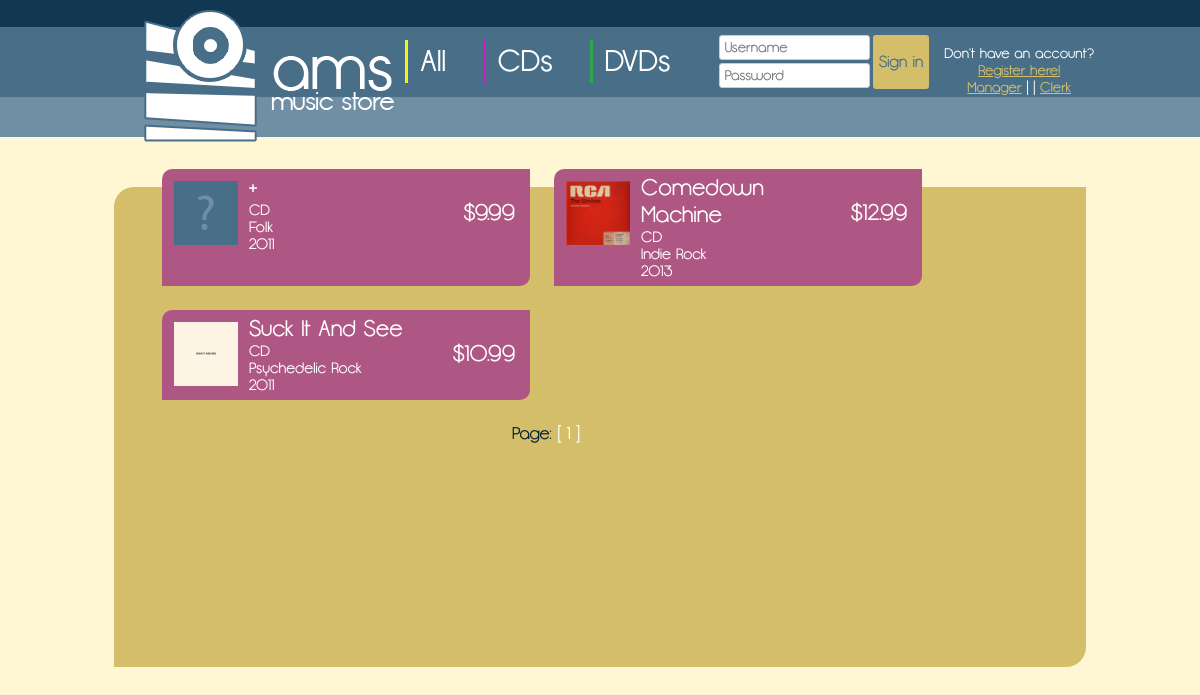
The page /?p=list_items&cat=cd on the database its author committed.
### tables this page shows
CREATE TABLE item (
    upc INT NOT NULL,
    title VARCHAR(64) NOT NULL,
    itemtype VARCHAR(32) NULL,
    category VARCHAR(32) NULL,
    company VARCHAR(32) NULL,
    releaseyear INT NULL,
    price REAL NOT NULL,
    stock INT NOT NULL,
    PRIMARY KEY (upc)
);

### src/list_items.php (the view)
<?php
    if (isset($_GET['cat'])) {
        $query = $connection->prepare('SELECT upc, title, itemtype, category, releaseyear, price FROM item WHERE itemtype=?');
        $query->bind_param('s', $_GET['cat']);
    } else {
        $query = $connection->prepare('SELECT upc, title, itemtype, category, releaseyear, price FROM item');
    }
    $query->execute();
    $result = $query->get_result();
    if (isset($_GET['page']))
        $page = $_GET['page'] - 1;
    else
        $page = 0;
    $i = 0;
    while ($row = $result->fetch_assoc()) {
        if ($i >= $page * 6 && $i <= $page * 6 + 5 ) {
            if (!file_exists('img/covers/'.$row['upc'].'.jpg'))
                $cover = "unknown";
            else
                $cover = $row['upc'];
            echo '<a href="?p=display_item&id='.$row['upc'].'" class="item">';
            echo '<div class="cover"><img src="img/covers/'.$cover.'.jpg" width="64px" height="64px" /></div>';
            echo '<div class="info"><h2>'.$row['title'].'</h2>'.$row['itemtype'].'<br />'.$row['category'].'<br />'.$row['releaseyear'].'</div>';
            echo '<div class="price"><h2>$'.number_format($row['price'], 2).'</h2></div></a>';
        }
        $i++;
    }
    echo '<div id="pager">Page: ';
    for ($i = 1; $i <= ceil($result->num_rows / 6); $i++) {
        echo ' <a href="?';
        if (isset($_GET['cat']))
            echo 'cat='.$_GET['cat'].'&';
        echo 'page='.$i.'">[ '.$i.' ]</a> ';
    }
echo '</div>';
?>

### src/css/style.css (style rules this page uses)
* { margin: 0; padding: 0; text-decoration: none; word-wrap: break-word; font-weight: normal; }
body { background: #fff6d4; font-family: "Opificio", "Century Gothic", sans-serif; color: #fff; font-size: 14px; text-align: center; }
a { color: #fff; }
#content .item { background: #af5784; color: #fff; display: flex; flex-wrap: wrap; padding: 6px; width: 45%; margin: 0 1.5% 3% 1.5%; border-radius: 10px 0; }
#content .item .cover { margin: 6px; }
#content .item .info { margin-left: 5px; width: 50%; }
#content .item .price { width: calc(50% - 90px); text-align: right; margin: 25px 0; }
#content #pager { font-size: 17px; width: 100%; text-align: center; }

### rows shown on the page
item: shows a picture, title "+", itemtype "CD", category "Folk", releaseyear "2011", price "9.99"
item: shows a picture, title "Comedown Machine", itemtype "CD", category "Indie Rock", releaseyear "2013", price "12.99"
item: shows a picture, title "Suck It And See", itemtype "CD", category "Psychedelic Rock", releaseyear "2011", price "10.99"
